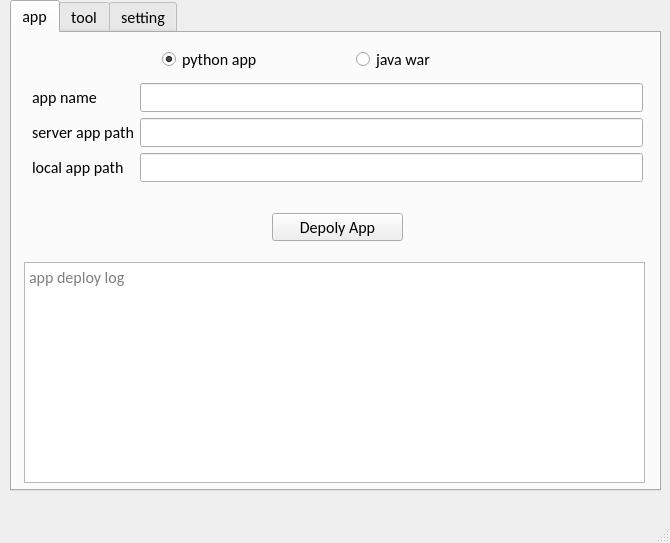
<?xml version="1.0" encoding="UTF-8"?>
<ui version="4.0">
 <class>MainWindow</class>
 <widget class="QMainWindow" name="MainWindow">
  <property name="enabled">
   <bool>true</bool>
  </property>
  <property name="geometry">
   <rect>
    <x>0</x>
    <y>0</y>
    <width>670</width>
    <height>543</height>
   </rect>
  </property>
  <property name="windowTitle">
   <string>SSHTool</string>
  </property>
  <widget class="QWidget" name="centralwidget">
   <widget class="QTabWidget" name="tabWidget">
    <property name="geometry">
     <rect>
      <x>10</x>
      <y>0</y>
      <width>651</width>
      <height>491</height>
     </rect>
    </property>
    <property name="font">
     <font>
      <family>Calibri</family>
      <pointsize>12</pointsize>
     </font>
    </property>
    <property name="currentIndex">
     <number>0</number>
    </property>
    <widget class="QWidget" name="tab1">
     <property name="enabled">
      <bool>true</bool>
     </property>
     <attribute name="title">
      <string>app</string>
     </attribute>
     <widget class="QPushButton" name="deploy_button">
      <property name="geometry">
       <rect>
        <x>260</x>
        <y>180</y>
        <width>131</width>
        <height>28</height>
       </rect>
      </property>
      <property name="text">
       <string>Depoly App</string>
      </property>
     </widget>
     <widget class="QTextEdit" name="textEdit">
      <property name="enabled">
       <bool>true</bool>
      </property>
      <property name="geometry">
       <rect>
        <x>12</x>
        <y>229</y>
        <width>621</width>
        <height>221</height>
       </rect>
      </property>
      <property name="readOnly">
       <bool>true</bool>
      </property>
      <property name="placeholderText">
       <string>app deploy log</string>
      </property>
     </widget>
     <widget class="QWidget" name="formLayoutWidget">
      <property name="geometry">
       <rect>
        <x>20</x>
        <y>50</y>
        <width>611</width>
        <height>118</height>
       </rect>
      </property>
      <layout class="QFormLayout" name="formLayout">
       <item row="0" column="0">
        <widget class="QLabel" name="label_9">
         <property name="text">
          <string>app name</string>
         </property>
        </widget>
       </item>
       <item row="0" column="1">
        <widget class="QLineEdit" name="app_name_lineEdit"/>
       </item>
       <item row="1" column="0">
        <widget class="QLabel" name="label">
         <property name="text">
          <string>server app path</string>
         </property>
        </widget>
       </item>
       <item row="1" column="1">
        <widget class="QLineEdit" name="server_app_path_lineEdit"/>
       </item>
       <item row="2" column="0">
        <widget class="QLabel" name="label_2">
         <property name="text">
          <string>local app path</string>
         </property>
        </widget>
       </item>
       <item row="2" column="1">
        <widget class="QLineEdit" name="local_app_path_lineEdit"/>
       </item>
      </layout>
     </widget>
     <widget class="QWidget" name="horizontalLayoutWidget">
      <property name="geometry">
       <rect>
        <x>150</x>
        <y>10</y>
        <width>381</width>
        <height>34</height>
       </rect>
      </property>
      <layout class="QHBoxLayout" name="horizontalLayout">
       <property name="topMargin">
        <number>0</number>
       </property>
       <item>
        <widget class="QRadioButton" name="python_radioButton">
         <property name="autoFillBackground">
          <bool>false</bool>
         </property>
         <property name="text">
          <string>python app</string>
         </property>
         <property name="checked">
          <bool>true</bool>
         </property>
        </widget>
       </item>
       <item>
        <widget class="QRadioButton" name="java_radioButton">
         <property name="text">
          <string>java war</string>
         </property>
        </widget>
       </item>
      </layout>
     </widget>
    </widget>
    <widget class="QWidget" name="tab">
     <attribute name="title">
      <string>tool</string>
     </attribute>
     <widget class="QWidget" name="formLayoutWidget_5">
      <property name="geometry">
       <rect>
        <x>10</x>
        <y>10</y>
        <width>621</width>
        <height>122</height>
       </rect>
      </property>
      <layout class="QFormLayout" name="formLayout_5">
       <property name="verticalSpacing">
        <number>12</number>
       </property>
       <item row="0" column="0" colspan="2">
        <widget class="QLabel" name="label_13">
         <property name="text">
          <string>Move directory/file to another dirtory </string>
         </property>
         <property name="alignment">
          <set>Qt::AlignCenter</set>
         </property>
        </widget>
       </item>
       <item row="1" column="0">
        <widget class="QLabel" name="label_11">
         <property name="text">
          <string>source path</string>
         </property>
        </widget>
       </item>
       <item row="1" column="1">
        <widget class="QLineEdit" name="source_path_lineEdit"/>
       </item>
       <item row="2" column="0">
        <widget class="QLabel" name="label_12">
         <property name="text">
          <string>destination path</string>
         </property>
        </widget>
       </item>
       <item row="2" column="1">
        <widget class="QLineEdit" name="destination_path_lineEdit"/>
       </item>
      </layout>
     </widget>
     <widget class="QPushButton" name="move_directory_button">
      <property name="geometry">
       <rect>
        <x>340</x>
        <y>190</y>
        <width>131</width>
        <height>28</height>
       </rect>
      </property>
      <property name="text">
       <string>Save and Move</string>
      </property>
     </widget>
     <widget class="QPushButton" name="switch_button">
      <property name="geometry">
       <rect>
        <x>160</x>
        <y>190</y>
        <width>131</width>
        <height>28</height>
       </rect>
      </property>
      <property name="text">
       <string>Switch Order</string>
      </property>
     </widget>
     <widget class="QWidget" name="horizontalLayoutWidget_2">
      <property name="geometry">
       <rect>
        <x>200</x>
        <y>120</y>
        <width>221</width>
        <height>52</height>
       </rect>
      </property>
      <layout class="QHBoxLayout" name="horizontalLayout_2">
       <item>
        <widget class="QSpinBox" name="spinBox">
         <property name="maximum">
          <number>65535</number>
         </property>
         <property name="value">
          <number>300</number>
         </property>
        </widget>
       </item>
       <item>
        <widget class="QLabel" name="label_3">
         <property name="text">
          <string>M (max size)</string>
         </property>
        </widget>
       </item>
      </layout>
     </widget>
    </widget>
    <widget class="QWidget" name="tab3">
     <attribute name="title">
      <string>setting</string>
     </attribute>
     <widget class="QWidget" name="formLayoutWidget_3">
      <property name="geometry">
       <rect>
        <x>10</x>
        <y>10</y>
        <width>631</width>
        <height>174</height>
       </rect>
      </property>
      <layout class="QFormLayout" name="formLayout_3">
       <property name="verticalSpacing">
        <number>12</number>
       </property>
       <item row="0" column="0">
        <widget class="QLabel" name="label_5">
         <property name="text">
          <string>server address</string>
         </property>
        </widget>
       </item>
       <item row="0" column="1">
        <widget class="QLineEdit" name="server_address_lineEdit"/>
       </item>
       <item row="1" column="0">
        <widget class="QLabel" name="label_6">
         <property name="text">
          <string>server port</string>
         </property>
        </widget>
       </item>
       <item row="1" column="1">
        <widget class="QLineEdit" name="server_port_lineEdit"/>
       </item>
       <item row="2" column="1">
        <widget class="QLineEdit" name="username_lineEdit"/>
       </item>
       <item row="2" column="0">
        <widget class="QLabel" name="label_7">
         <property name="text">
          <string>username</string>
         </property>
        </widget>
       </item>
       <item row="3" column="0">
        <widget class="QLabel" name="label_8">
         <property name="text">
          <string>password</string>
         </property>
        </widget>
       </item>
       <item row="3" column="1">
        <widget class="QLineEdit" name="password_lineEdit"/>
       </item>
      </layout>
     </widget>
     <widget class="QPushButton" name="save_setting_button">
      <property name="geometry">
       <rect>
        <x>240</x>
        <y>200</y>
        <width>131</width>
        <height>28</height>
       </rect>
      </property>
      <property name="text">
       <string>Save setting</string>
      </property>
     </widget>
    </widget>
   </widget>
  </widget>
  <widget class="QMenuBar" name="menubar">
   <property name="geometry">
    <rect>
     <x>0</x>
     <y>0</y>
     <width>670</width>
     <height>26</height>
    </rect>
   </property>
  </widget>
  <widget class="QStatusBar" name="statusbar"/>
 </widget>
 <tabstops>
  <tabstop>tabWidget</tabstop>
 </tabstops>
 <resources/>
 <connections/>
</ui>
